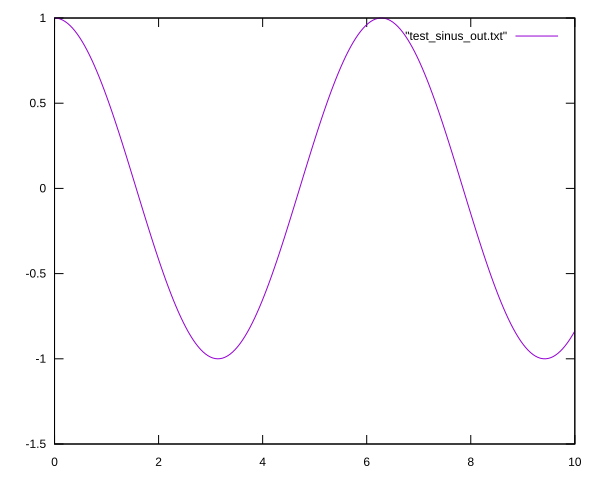

Source code (gnuplot):
set terminal svg background "white"
set out "test_sinus_graph.svg"

plot \
	"test_sinus_out.txt" with lines
